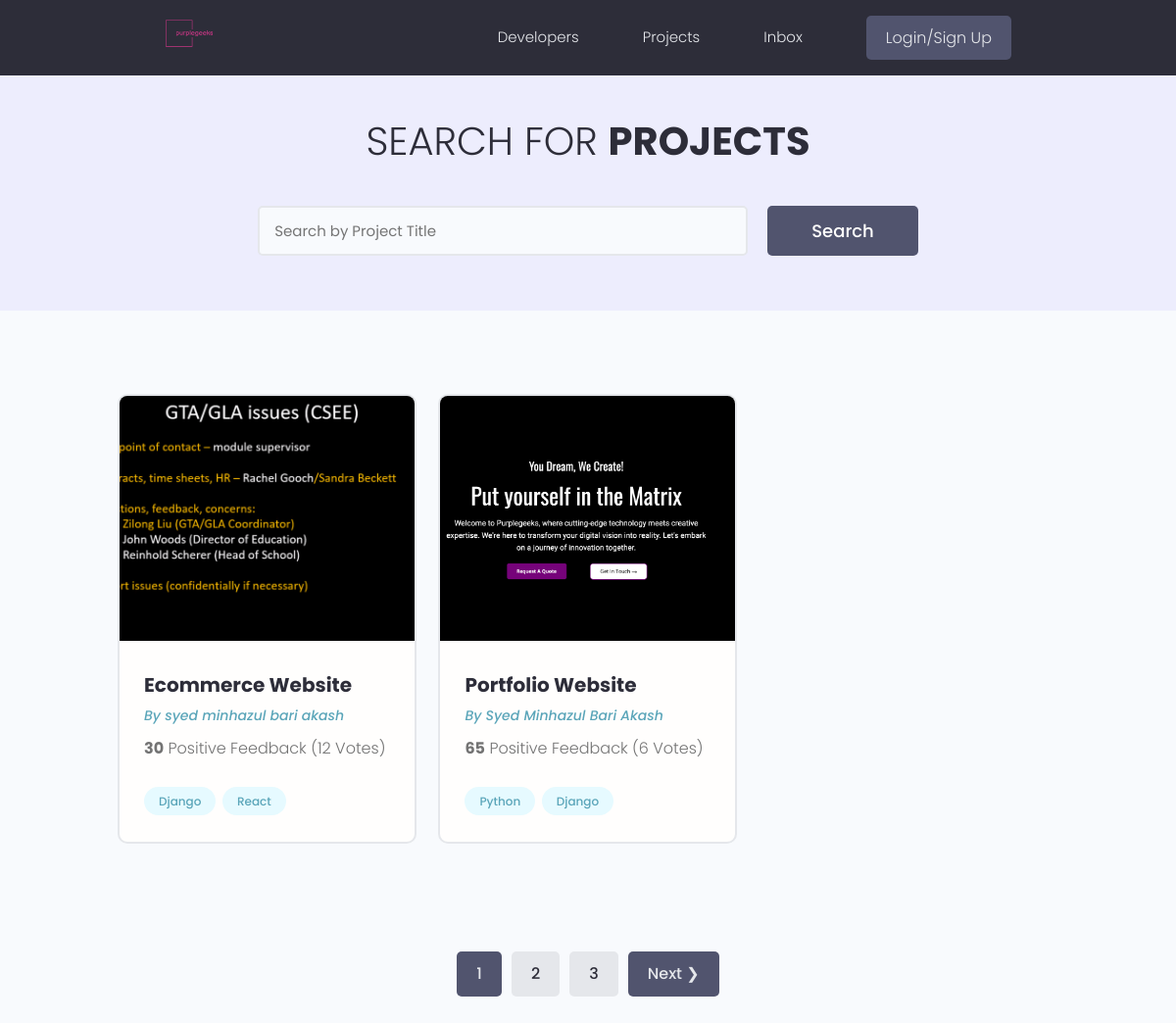
The page /projects/ on the database as committed earlier.
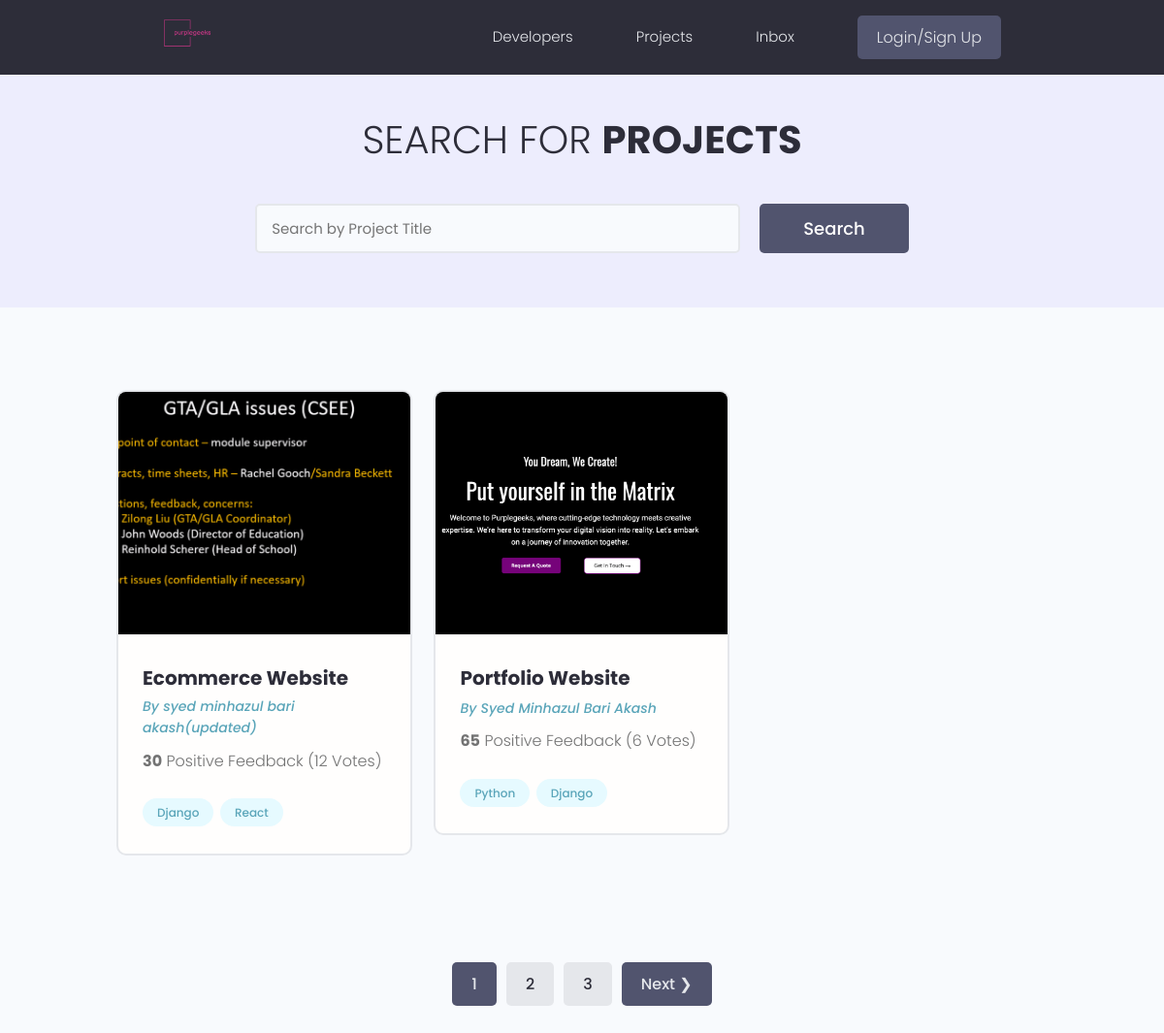
The same page on the database as committed later.
### projects/models.py (models this page shows, shortened)
class Project(models.Model):
    owner = models.ForeignKey(Profile, null=True, blank=True, on_delete=models.SET_NULL)
    title = models.CharField(max_length=200)
    description = models.TextField(null=True, blank=True)
    featured_image = models.ImageField(null=True, blank=True, default="default.jpg")
    demo_link = models.CharField(max_length=2000, null=True, blank=True)
    source_link = models.CharField(max_length=2000, null=True, blank=True)
    tags = models.ManyToManyField('Tag',blank=True)
    vote_total = models.IntegerField(default=0, null=True, blank=True )
    vote_ratio = models.IntegerField(default=0, null=True, blank=True )
    created = models.DateTimeField(auto_now_add=True)
    id = models.UUIDField(default=uuid.uuid4, unique=True, primary_key=True, editable=False)
    class Meta:
        ordering = ['created']

### users/models.py (models this page shows, shortened)
class Profile(models.Model):
    user = models.OneToOneField(User, on_delete=models.CASCADE, null=True, blank=True)
    name = models.CharField(max_length=200, blank=True, null=True)
    email = models.EmailField(max_length=500, blank=True, null=True)
    username = models.CharField(max_length=200, blank=True, null=True)
    location = models.CharField(max_length=200, blank=True, null=True)
    short_intro = models.CharField(max_length=200, blank=True, null=True)
    bio = models.TextField(blank=True, null=True)
    profile_image = models.ImageField(null=True, blank=True, upload_to='profiles/', default="profiles/user-default.png")
    social_github = models.CharField(max_length=200, blank=True, null=True)
    social_twitter = models.CharField(max_length=200, blank=True, null=True)
    social_linkedin = models.CharField(max_length=200, blank=True, null=True)
    social_youtube = models.CharField(max_length=200, blank=True, null=True)
    social_website = models.CharField(max_length=200, blank=True, null=True)
    created = models.DateTimeField(auto_now_add=True)
    id = models.UUIDField(default=uuid.uuid4, unique=True, primary_key=True, editable=False)

### projects/views.py (the view)
# urls.py: path('projects/',include('projects.urls')),
def projects(request):
    projects, search_query = searchProjects(request)
    custom_range, projects = paginateProjects(request, projects, 2)
    context = {'projects': projects, 'search_query': search_query, 'custom_range': custom_range}
    return render(request, 'projects/projects.html', context)

### projects/models.py (called while the page is built)
    def __str__(self) :
        return self.name

### projects/utils.py (called while the page is built)
def paginateProjects(request, projects, results):
    page = request.GET.get('page')
    paginator = Paginator(projects, results)  # Removed redundant 'results = 3'
    try:
        projects = paginator.page(page)
    except PageNotAnInteger:
        page = 1
        projects = paginator.page(page)
    except EmptyPage:
        page = paginator.num_pages
        projects = paginator.page(page)
    leftIndex = (int(page) - 4)
    if leftIndex < 1:
        leftIndex = 1
    rightIndex = (int(page) + 5)
    if rightIndex > paginator.num_pages:
        rightIndex = paginator.num_pages + 1
    custom_range = range(leftIndex, rightIndex)
    return custom_range, projects  # Corrected 'cunstom_range' to 'custom_range'

### projects/templates/projects/projects.html (shortened to what this page needs)
{% extends 'main.html' %}
{% block content %}
  <main class="projects">
    <section class="hero-section text-center">
      <div class="container container--narrow">
        <div class="hero-section__box">
          <h2>Search for <span>Projects</span></h2>
        </div>
        <div class="hero-section__search">
          <form class="form" action="{% url 'projects' %}" method="get">
            <div class="form__field">
              <input class="input input--text" id="formInput#search" type="text" name="search_query"
                placeholder="Search by Project Title" value="{{search_query}}" />
            </div>
            <input class="btn btn--sub btn--lg" type="submit" value="Search" />
          </form>
        </div>
      </div>
    </section>
    <section class="projectsList">
      <div class="container">
        <div class="grid grid--three">
            {% for project in projects %}
          <div class="column">
            <div class="card project">
              <a href="{% url 'project' project.id %}" class="project">
                <img class="project__thumbnail" src="{{project.featured_image.url}}" alt="project thumbnail" />
                <div class="card__body">
                  <h3 class="project__title">{{project.title}}</h3>
                  <p><a class="project__author" href="{% url 'user-profile' pk=project.owner.id %}">By {{project.owner.name}}</a></p>
                  <p class="project--rating">
                    <span style="font-weight: bold;">{{project.vote_ratio}}</span> Positive
                    Feedback ({{project.vote_total}} Vote{{project.vote_total|pluralize:"s"}})
                  </p>
                  <div class="project__tags">
                    {% for tag in project.tags.all %}
                    <span class="tag tag--pill tag--main">
                      <small>{{tag}}</small>
                    </span>
                    {% endfor %}
                  </div>
                </div>
              </a>
            </div>
          </div>
          {% endfor %}
        </div>
      </div>
    </section>
    {% include 'pagination.html' with queryset=projects custom_range=custom_range %}
  </main>
{% endblock content %}

Rows that differ between the two databases and show on the page:
changed through a linked row, Project "Ecommerce Website": owner.name "syed minhazul bari akash" → "syed minhazul bari akash(updated)"
